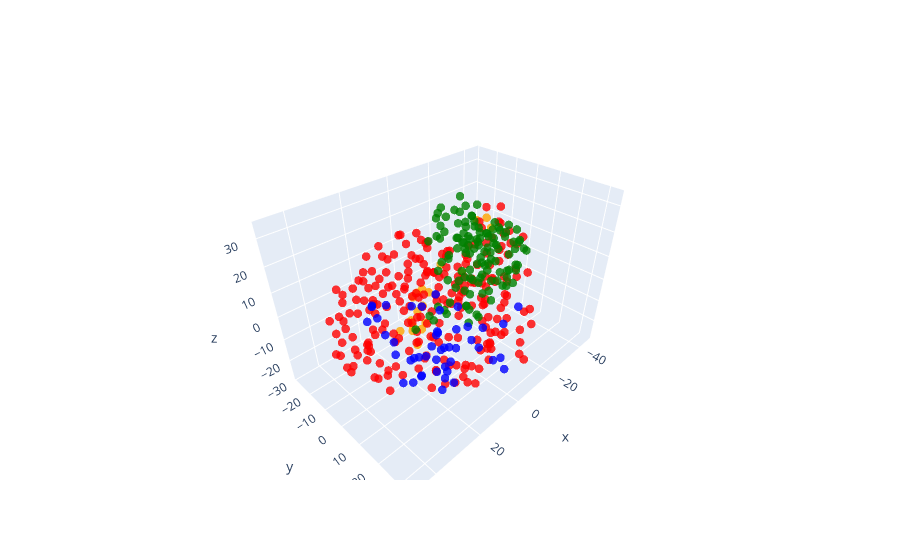

Notebook cell for this chart:
### Code cell
# Groq version

tsne = TSNE(
    n_components=3,
    random_state=42
)

reduced_vectors = tsne.fit_transform(
    vectors
)

fig = go.Figure(
    data=[
        go.Scatter3d(
            x=reduced_vectors[:,0],
            y=reduced_vectors[:,1],
            z=reduced_vectors[:,2],
            mode='markers',
            marker=dict(
                size=5,
                color=colors,
                opacity=0.8
            ),
            text=[
                f"Type:{t}<br>{d[:100]}"
                for t,d in zip(
                    doc_types,
                    documents
                )
            ],
            hoverinfo='text'
        )
    ]
)

fig.show()

### Figure 1 — Plotly figure (JSON) as saved in the notebook; plotly's stock layout.template omitted (floating-point values rounded to 4 significant figures; data arrays with more than 128 entries replaced by an {"elided": "..."} marker saying what was removed)
{"data": [{"hoverinfo": "text", "marker": {"color": {"elided": "413 str values"}, "opacity": 0.8, "size": 5}, "mode": "markers", "text": {"elided": "413 str values"}, "type": "scatter3d", "x": {"elided": "413 float values"}, "y": {"elided": "413 float values"}, "z": {"elided": "413 float values"}}], "layout": {}}
